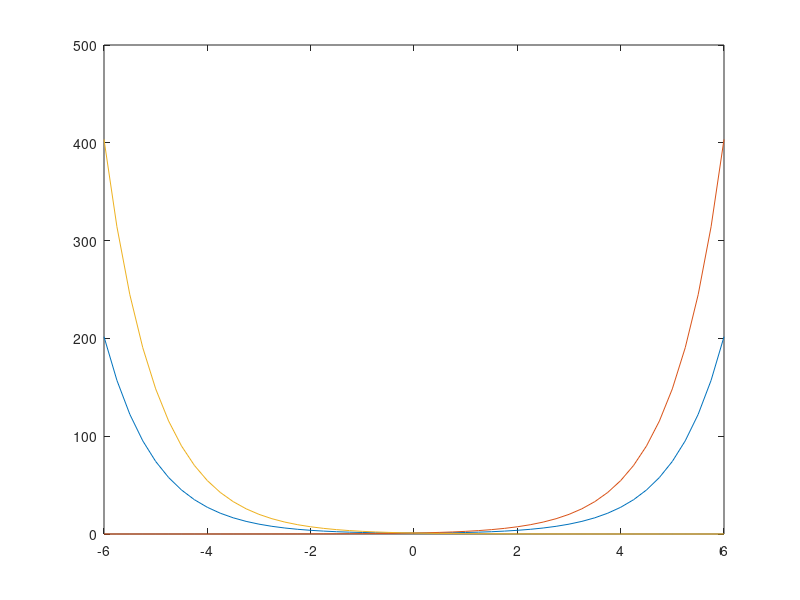

MATLAB code to generate this figure: (Note: this script raises an error after producing the figure.)

%% Nome do script: cosh_media_ez.m
% Descrição: Cria um gráfico das funções cosh(z), exp(-z), e exp(z)
% Premissas: Nenhuma
% Autores: aaguiarn, iggorcr
% $Data: 08 de Junho, 2021$
%---------------------------------------------------------

%% Faxina para assegurar a clareza e bom funcionamento do script%%
clear, clc, close all
%clear: remove as variáveis e funções da memória/área de trabalho%
%clc: Limpa o prompt de comando%
%close all: fecha todas as janelas de figuras atualmente abertas%
%%Fim da faxina%%

x = -6:0.25:6; %Define um vetor x de de x0=-6 a xn=6 com 0.25 de intervalo
%entre xn-1 a xn
y1 = cosh(x); %cria a variável y1 (cosseno hiperbolico) para os valores de x%
y2 = exp(x); %cria a variável y2 (exponencial de -x) para os valores de x%
y3 = exp(-x); %cria a variável y3 (exponencial de x) para os valores de x%

p=plot(x,y1,x,y2,x,y3) %Cria o gráfico das três funções
p(1).LineWidth=1; %Define estilos de linha para cada uma das funções
p(2).LineStyle='--';
p(2).LineWidth=1.5;
p(3).LineStyle=':';
p(3).LineWidth=1.5;

grid on %Ativa o grid do gráfico
legend('cosh(z)','exp(z)','exp(-z)','Location','bestoutside')
title('Funções cosseno hiperbólico e exponeciais de z')
%%Cria e edita elementos de apoio (i.e.legenda, título) do gráfico 